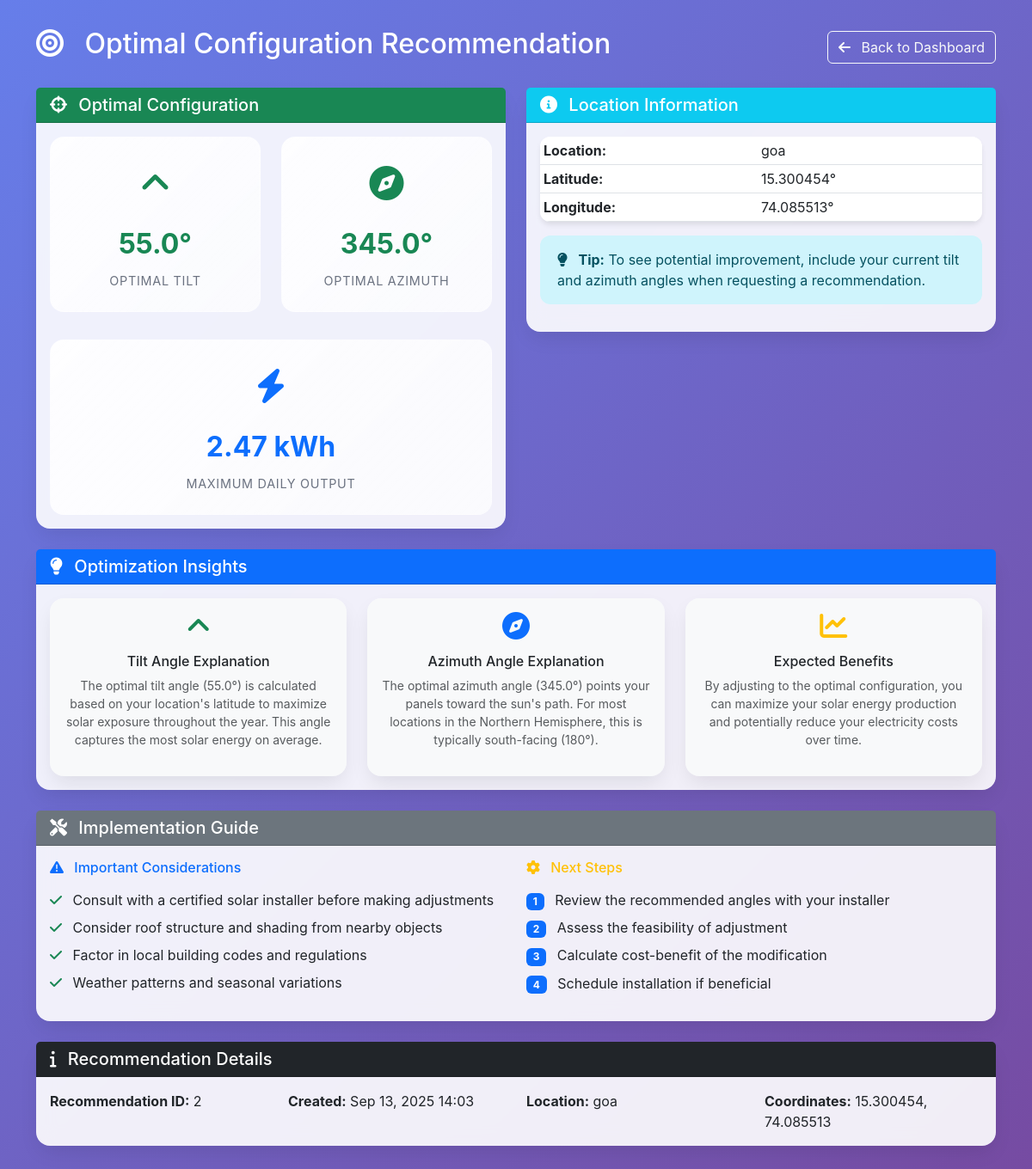
Screenshot of /recommendation/2/ with the database file from the repository.
### core/models.py (models this page shows, shortened)
class OptimalConfiguration(models.Model):
    location = models.ForeignKey(Location, on_delete=models.CASCADE)
    optimal_tilt = models.FloatField()
    optimal_azimuth = models.FloatField()
    max_predicted_output = models.FloatField()
    current_config = models.ForeignKey(PanelConfiguration, on_delete=models.CASCADE, null=True)
    improvement_percentage = models.FloatField(null=True, blank=True)
    created_at = models.DateTimeField(default=timezone.now)

class Location(models.Model):
    name = models.CharField(max_length=200)
    latitude = models.FloatField()
    longitude = models.FloatField()
    created_at = models.DateTimeField(default=timezone.now)

### core/views.py (the view)
# urls.py: path('recommendation/<int:recommendation_id>/', views.recommendation_detail, name='recommendation_detail'),
def recommendation_detail(request, recommendation_id):
    recommendation = get_object_or_404(
        OptimalConfiguration.objects.select_related('location', 'current_config'),
        id=recommendation_id
    )
    context = {
        'recommendation': recommendation,
    }
    return render(request, 'core/recommendation_detail.html', context)

### templates/core/recommendation_detail.html (shortened to what this page needs)
{% extends 'core/base.html' %}
{% block content %}
<div class="row">
    <div class="col-12">
        <div class="d-flex justify-content-between align-items-center mb-4">
            <h2 class="text-white">
                <i class="fas fa-bullseye me-3"></i>
                Optimal Configuration Recommendation
            </h2>
            <a href="{% url 'dashboard' %}" class="btn btn-outline-light">
                <i class="fas fa-arrow-left me-2"></i>
                Back to Dashboard
            </a>
        </div>
    </div>
</div>
<div class="row">
    <div class="col-md-6 mb-4">
        <div class="card">
            <div class="card-header bg-success text-white">
                <h5 class="card-title mb-0">
                    <i class="fas fa-crosshairs me-2"></i>
                    Optimal Configuration
                </h5>
            </div>
            <div class="card-body">
                <div class="row text-center">
                    <div class="col-6 mb-3">
                        <div class="stats-card">
                            <div class="stats-icon text-success">
                                <i class="fas fa-angle-up"></i>
                            </div>
                            <div class="stats-value text-success">
                                {{ recommendation.optimal_tilt }}°
                            </div>
                            <div class="stats-label">Optimal Tilt</div>
                        </div>
                    </div>
                    <div class="col-6 mb-3">
                        <div class="stats-card">
                            <div class="stats-icon text-success">
                                <i class="fas fa-compass"></i>
                            </div>
                            <div class="stats-value text-success">
                                {{ recommendation.optimal_azimuth }}°
                            </div>
                            <div class="stats-label">Optimal Azimuth</div>
                        </div>
                    </div>
                </div>
                <div class="stats-card mt-3">
                    <div class="stats-icon text-primary">
                        <i class="fas fa-bolt"></i>
                    </div>
                    <div class="stats-value text-primary">
                        {{ recommendation.max_predicted_output|floatformat:2 }} kWh
                    </div>
                    <div class="stats-label">Maximum Daily Output</div>
                </div>
            </div>
        </div>
    </div>
    {% if recommendation.current_config and recommendation.improvement_percentage %}
    <div class="col-md-6 mb-4">
        <div class="card">
            <div class="card-header bg-warning text-white">
                <h5 class="card-title mb-0">
                    <i class="fas fa-balance-scale me-2"></i>
                    Current vs Optimal
                </h5>
            </div>
            <div class="card-body">
                <div class="row">
                    <div class="col-6 text-center">
                        <h6 class="text-muted mb-3">Current Configuration</h6>
                        <div class="mb-3">
                            <strong>Tilt:</strong> {{ recommendation.current_config.tilt_angle }}°<br>
                            <strong>Azimuth:</strong> {{ recommendation.current_config.azimuth_angle }}°
                        </div>
                    </div>
                    <div class="col-6 text-center">
                        <h6 class="text-muted mb-3">Recommended Configuration</h6>
                        <div class="mb-3">
                            <strong>Tilt:</strong> {{ recommendation.optimal_tilt }}°<br>
                            <strong>Azimuth:</strong> {{ recommendation.optimal_azimuth }}°
                        </div>
                    </div>
                </div>
                <div class="stats-card">
                    <div class="stats-icon text-success">
                        <i class="fas fa-arrow-up"></i>
                    </div>
                    <div class="stats-value text-success">
                        +{{ recommendation.improvement_percentage|floatformat:1 }}%
                    </div>
                    <div class="stats-label">Improvement</div>
                </div>
            </div>
        </div>
    </div>
    {% else %}
    <div class="col-md-6 mb-4">
        <div class="card">
            <div class="card-header bg-info text-white">
                <h5 class="card-title mb-0">
                    <i class="fas fa-info-circle me-2"></i>
                    Location Information
                </h5>
            </div>
            <div class="card-body">
                <table class="table table-sm">
                    <tr>
                        <td><strong>Location:</strong></td>
                        <td>{{ recommendation.location.name }}</td>
                    </tr>
                    <tr>
                        <td><strong>Latitude:</strong></td>
                        <td>{{ recommendation.location.latitude }}°</td>
                    </tr>
                    <tr>
                        <td><strong>Longitude:</strong></td>
                        <td>{{ recommendation.location.longitude }}°</td>
                    </tr>
                </table>
                <div class="alert alert-info mt-3">
                    <i class="fas fa-lightbulb me-2"></i>
                    <strong>Tip:</strong> To see potential improvement, include your current tilt and azimuth angles when requesting a recommendation.
                </div>
            </div>
        </div>
    </div>
    {% endif %}
</div>
<div class="row">
    <div class="col-12 mb-4">
        <div class="card">
            <div class="card-header bg-primary text-white">
                <h5 class="card-title mb-0">
                    <i class="fas fa-lightbulb me-2"></i>
                    Optimization Insights
                </h5>
            </div>
            <div class="card-body">
                <div class="row">
                    <div class="col-md-4">
                        <div class="card bg-light">
                            <div class="card-body text-center">
                                <i class="fas fa-angle-up fa-2x text-success mb-3"></i>
                                <h6>Tilt Angle Explanation</h6>
                                <p class="text-muted small">
                                    The optimal tilt angle ({{ recommendation.optimal_tilt }}°) is calculated based on your location's latitude
                                    to maximize solar exposure throughout the year. This angle captures the most solar energy on average.
                                </p>
                            </div>
                        </div>
                    </div>
                    <div class="col-md-4">
                        <div class="card bg-light">
                            <div class="card-body text-center">
                                <i class="fas fa-compass fa-2x text-primary mb-3"></i>
                                <h6>Azimuth Angle Explanation</h6>
                                <p class="text-muted small">
                                    The optimal azimuth angle ({{ recommendation.optimal_azimuth }}°) points your panels toward the sun's path.
                                    For most locations in the Northern Hemisphere, this is typically south-facing (180°).
                                </p>
                            </div>
                        </div>
                    </div>
                    <div class="col-md-4">
                        <div class="card bg-light">
                            <div class="card-body text-center">
                                <i class="fas fa-chart-line fa-2x text-warning mb-3"></i>
                                <h6>Expected Benefits</h6>
                                <p class="text-muted small">
                                    By adjusting to the optimal configuration, you can maximize your solar energy production
                                    and potentially reduce your electricity costs over time.
                                </p>
                            </div>
                        </div>
                    </div>
                </div>
            </div>
        </div>
    </div>
</div>
<div class="row">
    <div class="col-12 mb-4">
        <div class="card">
            <div class="card-header bg-secondary text-white">
                <h5 class="card-title mb-0">
                    <i class="fas fa-tools me-2"></i>
                    Implementation Guide
                </h5>
            </div>
            <div class="card-body">
                <div class="row">
                    <div class="col-md-6">
                        <h6 class="text-primary mb-3">
                            <i class="fas fa-exclamation-triangle me-2"></i>
                            Important Considerations
                        </h6>
                        <ul class="list-unstyled">
                            <li class="mb-2">
                                <i class="fas fa-check text-success me-2"></i>
                                Consult with a certified solar installer before making adjustments
                            </li>
                            <li class="mb-2">
                                <i class="fas fa-check text-success me-2"></i>
                                Consider roof structure and shading from nearby objects
                            </li>
                            <li class="mb-2">
                                <i class="fas fa-check text-success me-2"></i>
                                Factor in local building codes and regulations
                            </li>
                            <li class="mb-2">
                                <i class="fas fa-check text-success me-2"></i>
                                Weather patterns and seasonal variations
                            </li>
                        </ul>
                    </div>
                    <div class="col-md-6">
                        <h6 class="text-warning mb-3">
                            <i class="fas fa-cog me-2"></i>
                            Next Steps
                        </h6>
                        <ol class="list-unstyled">
                            <li class="mb-2">
                                <span class="badge bg-primary me-2">1</span>
                                Review the recommended angles with your installer
                            </li>
                            <li class="mb-2">
                                <span class="badge bg-primary me-2">2</span>
                                Assess the feasibility of adjustment
                            </li>
                            <li class="mb-2">
                                <span class="badge bg-primary me-2">3</span>
                                Calculate cost-benefit of the modification
                            </li>
                            <li class="mb-2">
                                <span class="badge bg-primary me-2">4</span>
                                Schedule installation if beneficial
                            </li>
                        </ol>
                    </div>
                </div>
            </div>
        </div>
    </div>
</div>
<div class="row">
    <div class="col-12">
        <div class="card">
            <div class="card-header bg-dark text-white">
                <h5 class="card-title mb-0">
                    <i class="fas fa-info me-2"></i>
                    Recommendation Details
                </h5>
            </div>
            <div class="card-body">
                <div class="row">
                    <div class="col-md-3">
                        <strong>Recommendation ID:</strong> {{ recommendation.id }}
                    </div>
                    <div class="col-md-3">
                        <strong>Created:</strong> {{ recommendation.created_at|date:"M d, Y H:i" }}
                    </div>
                    <div class="col-md-3">
                        <strong>Location:</strong> {{ recommendation.location.name }}
                    </div>
                    <div class="col-md-3">
                        <strong>Coordinates:</strong> {{ recommendation.location.latitude }}, {{ recommendation.location.longitude }}
                    </div>
                </div>
            </div>
        </div>
    </div>
</div>
{% endblock %}

### static/css/style.css (style rules this page uses)
* { scrollbar-width: none; scrollbar-color: transparent transparent; }
* { -ms-overflow-style: none; }

### templates/core/base.html (style rules this page uses)
:root { --primary-color: #2563eb; --secondary-color: #14b8a6; --accent-color: #f97316; --success-color: #10b981; --warning-color: #f59e0b; --error-color: #ef4444; --dark-color: #1f2937; --light-color: #f8fafc; }
body { font-family: 'Inter', -apple-system, BlinkMacSystemFont, sans-serif; background: linear-gradient(135deg, #667eea 0%, #764ba2 100%); min-height: 100vh; color: var(--dark-color); }
.card { border: none; border-radius: 16px; box-shadow: 0 10px 25px -5px rgba(0, 0, 0, 0.1); backdrop-filter: blur(10px); background: rgba(255, 255, 255, 0.9); transition: all 0.3s ease; }
.alert { border: none; border-radius: 12px; padding: 16px 20px; }
.table { background: white; border-radius: 12px; overflow: hidden; box-shadow: 0 4px 6px -1px rgba(0, 0, 0, 0.1); }
.stats-card { background: linear-gradient(135deg, rgba(255, 255, 255, 0.9), rgba(255, 255, 255, 0.7)); border-radius: 16px; padding: 24px; text-align: center; border: 1px solid rgba(255, 255, 255, 0.2); }
.stats-icon { font-size: 2.5rem; margin-bottom: 16px; }
.stats-value { font-size: 2rem; font-weight: 700; margin-bottom: 8px; }
.stats-label { font-size: 0.9rem; color: #6b7280; text-transform: uppercase; letter-spacing: 0.05em; }

### rows the page displays
OptimalConfiguration: optimal_tilt "55.0", optimal_azimuth "345.0", max_predicted_output "2.47", location.name "goa", location.latitude "15.300454", location.longitude "74.085513", id "2", created_at "Sep 13, 2025 14:03"
